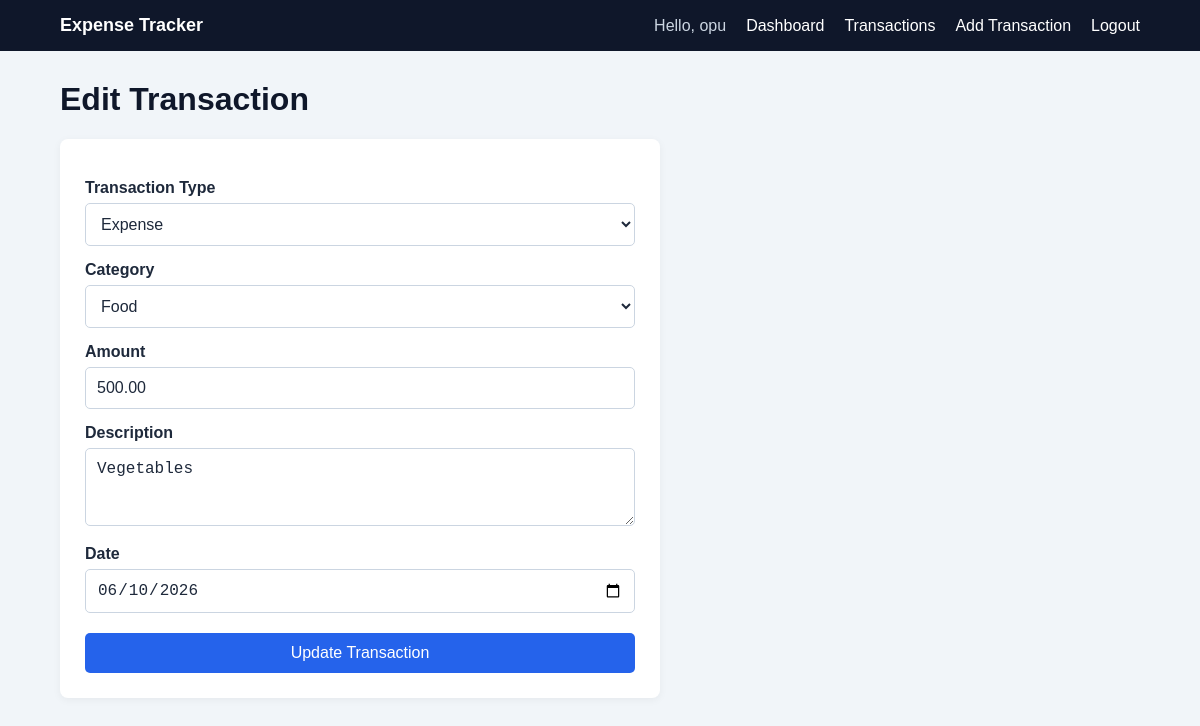
The page /edit_transaction.php?id=2 (signed in) on the database its author committed.
### tables this page shows
CREATE TABLE `transactions` (
  `id` int(10) UNSIGNED NOT NULL,
  `user_id` int(10) UNSIGNED NOT NULL,
  `category_id` int(10) UNSIGNED NOT NULL,
  `type` enum('income','expense') NOT NULL,
  `amount` decimal(10,2) NOT NULL,
  `description` varchar(255) DEFAULT NULL,
  `transaction_date` date NOT NULL,
  `created_at` timestamp NOT NULL DEFAULT current_timestamp()
);

CREATE TABLE `categories` (
  `id` int(10) UNSIGNED NOT NULL,
  `name` varchar(50) NOT NULL
);

### edit_transaction.php (the view, shortened to what this page needs)
<?php
require_once "config/db.php";
$id = filter_input(
    INPUT_GET,
    "id",
    FILTER_VALIDATE_INT
);
$stmt = $pdo->prepare(
    "SELECT *
     FROM transactions
     WHERE id = ?
     AND user_id = ?"
);
$stmt->execute([
    $id,
    $_SESSION["user_id"]
]);
$transaction = $stmt->fetch();
$stmt = $pdo->query(
    "SELECT id, name
     FROM categories
     ORDER BY name ASC"
);
$categories = $stmt->fetchAll();
?>
<!DOCTYPE html>
<html lang="en">
<head>
    <link
        rel="stylesheet"
        href="css/style.css"
    >
</head>
<body>
<?php require "includes/navbar.php"; ?>
<main class="container">
    <h1>Edit Transaction</h1>
    <form method="POST" class="transaction-form">
        <label for="type">
            Transaction Type
        </label>
        <select
            name="type"
            id="type"
            required
        >
            <option
                value="expense"
                <?= $transaction["type"] === "expense"
                    ? "selected"
                    : "" ?>
            >
                Expense
            </option>
        </select>
        <label for="category_id">
            Category
        </label>
        <select
            name="category_id"
            id="category_id"
            required
        >
            <?php foreach ($categories as $category): ?>
                <option
                    value="<?= $category["id"] ?>"
                    <?= (int) $category["id"] ===
                        (int) $transaction["category_id"]
                        ? "selected"
                        : "" ?>
                >
                    <?= htmlspecialchars(
                        $category["name"]
                    ) ?>
                </option>
            <?php endforeach; ?>
        </select>
        <label for="amount">
            Amount
        </label>
        <input
            type="number"
            name="amount"
            id="amount"
            min="0.01"
            step="0.01"
            value="<?= htmlspecialchars(
                $transaction["amount"]
            ) ?>"
            required
        >
        <label for="description">
            Description
        </label>
        <textarea
            name="description"
            id="description"
            rows="3"
            maxlength="255"
        ><?= htmlspecialchars(
            $transaction["description"] ?? ""
        ) ?></textarea>
        <label for="transaction_date">
            Date
        </label>
        <input
            type="date"
            name="transaction_date"
            id="transaction_date"
            value="<?= htmlspecialchars(
                $transaction["transaction_date"]
            ) ?>"
            required
        >
        <button type="submit">
            Update Transaction
        </button>
    </form>
</main>
</body>
</html>

### css/style.css (style rules this page uses)
* { box-sizing: border-box; }
html { font-size: 16px; }
body { margin: 0; font-family: Arial, Helvetica, sans-serif; background: #f1f5f9; color: #1e293b; }
h1, h2, h3 { color: #0f172a; }
.container { width: 90%; max-width: 1100px; margin: 30px auto; }
label { display: block; margin-top: 15px; margin-bottom: 6px; font-weight: bold; }
input, select, textarea { width: 100%; padding: 11px; border: 1px solid #cbd5e1; border-radius: 5px; background: white; color: #1e293b; font-size: 16px; }
textarea { resize: vertical; }
button { width: 100%; margin-top: 20px; padding: 11px 16px; border: none; border-radius: 5px; background: #2563eb; color: white; font-size: 16px; cursor: pointer; }
.transaction-form { max-width: 600px; padding: 25px; background: white; border-radius: 8px; box-shadow: 0 2px 8px rgba(0, 0, 0, 0.05); }

### rows shown on the page
transactions: type "Expense", category_id "Food", amount "500.00", description "Vegetables", transaction_date "06/10/2026"

### other values the page prints
$_SESSION["user_name"] "opu"
